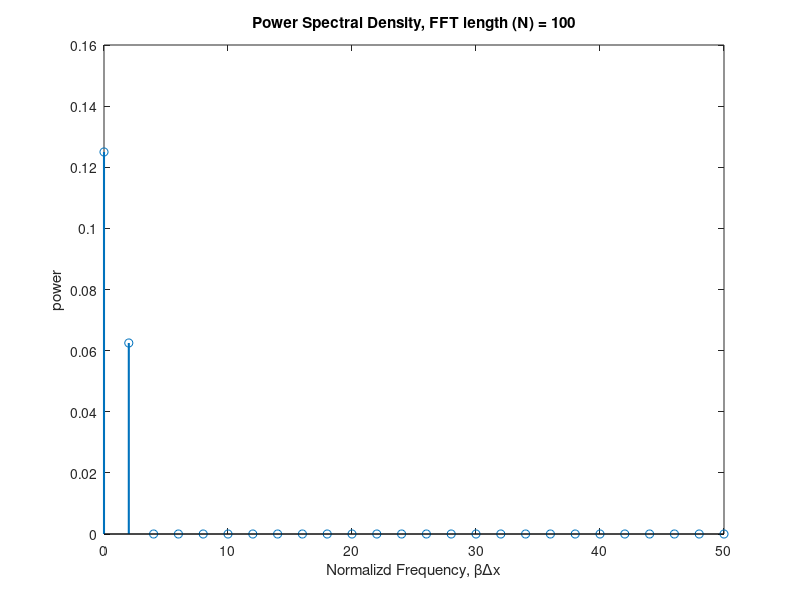
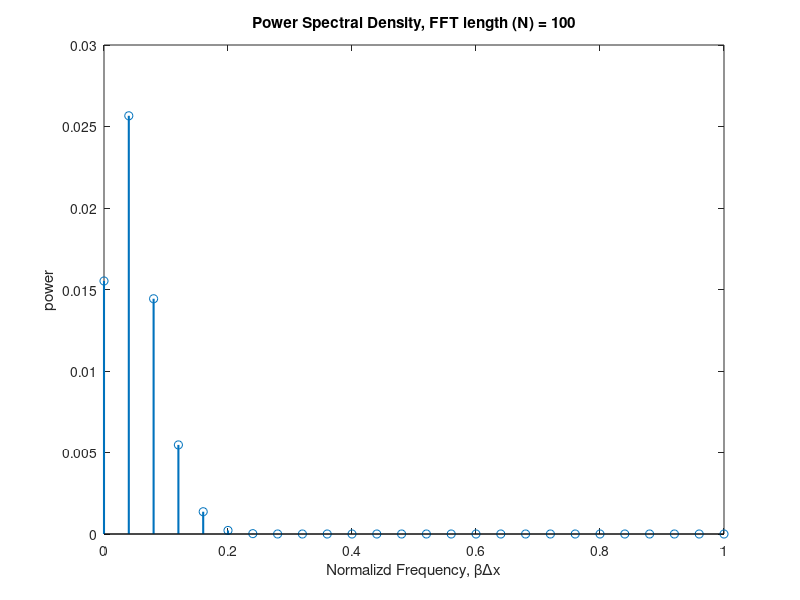

MATLAB code for these plots, in order:
% Plot of Power Spectral Density of initial conditions

clear workspace;
close all;

% First Initial Condition
figure;
dx = 0.01;
Fs = 1/dx;  % Sampling Frequency
x = 0:dx:0.5-dx;
y = (sin(2*pi*x)).^2;
[Pxx,F] = periodogram(y,[],length(y),Fs,'onesided'); 
stem(F,Pxx, 'linewidth', 1.5);
xlabel('Normalizd Frequency, \beta\Deltax');
ylabel('power');
title('Power Spectral Density, FFT length (N) = 100');

% Second Initial Condition
figure;
dx = 0.01; 
Fs = 1/dx;  % Sampling Frequency
x = 0:dx:0.5-dx;  
y = (sin(2*pi*x)).^20;
[Pxx,F] = periodogram(y,[],length(y),Fs,'onesided');
stem(F/length(y),Pxx, 'linewidth', 1.5);
xlabel('Normalizd Frequency, \beta\Deltax');
ylabel('power');
title('Power Spectral Density, FFT length (N) = 100');


